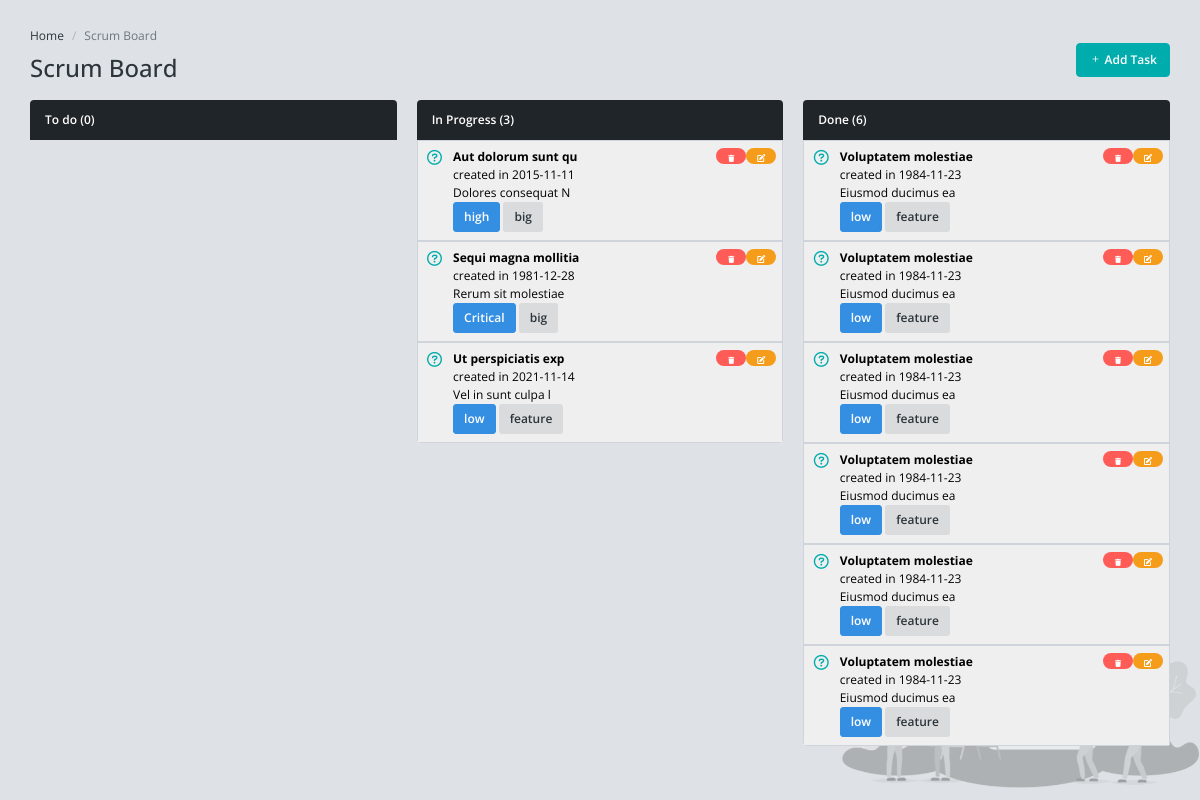
The page / on the database its author committed.
### tables this page shows
CREATE TABLE `tasks` (
  `id` int(11) NOT NULL,
  `title` varchar(255) NOT NULL,
  `id_type` int(11) NOT NULL,
  `id_priority` int(11) NOT NULL,
  `id_status` int(11) NOT NULL,
  `task_datetime` date NOT NULL,
  `description` text NOT NULL
);

CREATE TABLE `priorities` (
  `id_priorities` int(11) NOT NULL,
  `name` varchar(255) DEFAULT NULL
);

CREATE TABLE `type` (
  `id_type` int(11) NOT NULL,
  `name` varchar(255) DEFAULT NULL
);

### index.php (the view, shortened to what this page needs)
<?php
	include('scripts.php');
?>
<!DOCTYPE html>
<html lang="en" >
<head>
	<link href="assets/css/vendor.min.css" rel="stylesheet">
	<link href="assets/css/default/app.min.css" rel="stylesheet">
	<link href="assets/css/style.css" rel="stylesheet">
	<link rel="stylesheet" href="https://cdn.jsdelivr.net/npm/bootstrap-icons@1.5.0/font/bootstrap-icons.css" >
	<link rel="stylesheet" href="https://cdn.jsdelivr.net/npm/bootstrap-icons@1.5.0/font/bootstrap-icons.css" >
	<link rel="stylesheet" href="style.css">
</head>
<body>
	<div id="app" class="app-without-sidebar">
		<div id="content" class="app-content main-style">
			<div class="d-flex align-items-center justify-content-between">
				<div>
					<ol class=" breadcrumb">
						<li class=" breadcrumb-item"><a href="javascript:;">Home</a></li>
						<li class="breadcrumb-item active">Scrum Board </li>
					</ol>
					<h1 class="page-header ">
						Scrum Board
					</h1>
				</div>
				<div class="col- float-end">
					<button  id="buttonAddTask" class="btn btn-success" onclick="createTask()" data-bs-toggle="modal" data-bs-target="#Modal">
						<i class="bi bi-plus"></i> Add Task</button>
				</div>
			</div>
			<div class="row">
					<div class="col-xl-4 col-lg-6">
					<div class="panel panel-inverse">
						<div class="panel-heading">
							<h4 class="panel-title">To do <span id="to-do-tasks-count">(<?= counter(1);?>)</span></h4>
						</div>
					</div>
				</div>
					<div class="col-xl-4 col-lg-6">
					<div class="panel panel-inverse">
						<div class="panel-heading">
							<h4 class="panel-title">In Progress <span id="in-progress-tasks-count">(<?= counter(2);?>)</span></h4>
						</div>
						<div class="list-group list-group-flush rounded-bottom overflow-hidden panel-body p-0" id="in-progress-tasks">
							<?php
								$resultInProgress = getTasks($conn , "In Progress");
								?>
							<?php
								if (isset($resultInProgress)) {
									 while($task = mysqli_fetch_assoc($resultInProgress)){ ?>
									 <button class="border d-flex py-2 task w-100">
												<div class="col-sm-1 pe-2">
													<i class="fa-regular fa-circle-question fa-lg pt-2 text-success"></i>
												</div>
												<div class="col-sm-11 text-start ">
													<div class="d-flex justify-content-between">
													<div class="fw-bolder "><?php echo $task["title"] ?></div>
													<div>
														<a href="update.php?updateId=<?php echo $task['id'] ?>" class="btn btn-xs btn-icon btn-warning float-end w-30px" >
														<i class="fa-solid fa-pen-to-square "></i></a>
														<a href="scripts.php?id=<?php  echo $task['id']?>" class="btn btn-xs btn-icon btn-danger float-end w-30px" id="supprimer" onclick=" return deleteTask()">
														<i class="fa-solid fa-trash fa-sm" id = "supprimerIcon"  ></i></a>
													</div>
													</div>
													<div class="">
														<div class="">created in <?php echo $task["task_datetime"] ?></div>
														<div class="text-Des" title=""><?php echo $task["description"]?></div>
													</div>
													<div class="">
														<span class="btn btn-primary btn-sm"><?php echo $task["priorities_name"]?></span>
														<span class="btn bg-light-600 btn-sm"><?php echo $task["type_name"]?></span>
													</div>
												</div>
										</button>
									<?php } }
									?>
						</div>
					</div>
				</div>
				 	<div class="col-xl-4 col-lg-6">
					<div class="panel panel-inverse">
						<div class="panel-heading">
							<h4 class="panel-title">Done <span id="done-tasks-count">(<?= counter(3);?>)</span></h4>
						</div>
						<div class="list-group list-group-flush rounded-bottom overflow-hidden panel-body p-0" id="done-tasks">
							<?php
								$resultDone = getTasks($conn , "Done");  ?>
								<?php
								if (isset($resultDone)) {
								 while($task = mysqli_fetch_assoc($resultDone)){ ?>
								 <button class="border d-flex py-2 task w-100">
												<div class="col-sm-1 pe-2">
													<i class="fa-regular fa-circle-question fa-lg pt-2 text-success"></i>
												</div>
												<div class="col-sm-11 text-start ">
													<div class="d-flex justify-content-between">
													<div class="fw-bolder "><?php echo $task["title"] ?></div>
													<div>
														<a href="update.php?updateId=<?php echo $task['id'] ?>" class="btn btn-xs btn-icon btn-warning float-end w-30px" >
														<i class="fa-solid fa-pen-to-square "></i></a>
														<a href="scripts.php?id=<?php  echo $task['id']?>" class="btn btn-xs btn-icon btn-danger float-end w-30px" id="supprimer" onclick=" return deleteTask()"a>
														<i class="fa-solid fa-trash fa-sm " id="supprimerIcon"  ></i></a>
													</div>
													</div>
													<div class="">
														<div class="">created in <?php echo $task["task_datetime"] ?></div>
														<div class="text-Des" title=""><?php echo $task["description"]?></div>
													</div>
													<div class="">
														<span class="btn btn-primary btn-sm"><?php echo $task["priorities_name"]?></span>
														<span class="btn bg-light-600 btn-sm"><?php echo $task["type_name"]?></span>
													</div>
												</div>
										</button>
								<?php } }?>
						</div>
					</div>
				</div>
			</div>
		</div>
		</div>
</body>
</html>

### scripts.php (shortened to what this page needs)
<?php
    require('database.php');
    function counter($countStatus){
        global $conn;
        $sql = "SELECT * FROM tasks where id_status = $countStatus";
        $result = mysqli_query($conn,$sql);
        $res = mysqli_fetch_all($result,MYSQLI_ASSOC);
        echo count($res);
    }
    function getTasks($conn , $typeStatuses)
    {
        mysqli_stat($conn);
        $sql="SELECT id,title, type.name type_name ,priorities.name priorities_name, statuses.name statuses_name,task_datetime, description FROM tasks
        INNER JOIN type on tasks.id_type=type.id_type
        INNER JOIN priorities on tasks.id_priority=priorities.id_priorities
        INNER JOIN statuses on tasks.id_status=statuses.id_statuses WHERE statuses.name='$typeStatuses' order by id";
        $result = mysqli_query($conn,$sql);
        if(mysqli_num_rows($result)>0){
          return $result;
        }
    }
?>

### assets/css/style.css (style rules this page uses)
.main-style { min-height: 100vh; background: url(../img/cover/cover-scrum-board.png) no-repeat fixed; background-size: 360px; background-position: right bottom; }
.text-Des { overflow: hidden; text-overflow: ellipsis; display: -webkit-box; -webkit-line-clamp: 1; -webkit-box-orient: vertical; }
a { color: black; text-decoration: none; }

### rows shown on the page
tasks: title "Aut dolorum sunt qu", task_datetime "2015-11-11", description "Dolores consequat N", id_priority.name "high", id_type.name "big"
tasks: title "Sequi magna mollitia", task_datetime "1981-12-28", description "Rerum sit molestiae", id_priority.name "Critical", id_type.name "big"
tasks: title "Ut perspiciatis exp", task_datetime "2021-11-14", description "Vel in sunt culpa l", id_priority.name "low", id_type.name "feature"
tasks: title "Voluptatem molestiae", task_datetime "1984-11-23", description "Eiusmod ducimus ea", id_priority.name "low", id_type.name "feature"
tasks: title "Voluptatem molestiae", task_datetime "1984-11-23", description "Eiusmod ducimus ea", id_priority.name "low", id_type.name "feature"
tasks: title "Voluptatem molestiae", task_datetime "1984-11-23", description "Eiusmod ducimus ea", id_priority.name "low", id_type.name "feature"
tasks: title "Voluptatem molestiae", task_datetime "1984-11-23", description "Eiusmod ducimus ea", id_priority.name "low", id_type.name "feature"
tasks: title "Voluptatem molestiae", task_datetime "1984-11-23", description "Eiusmod ducimus ea", id_priority.name "low", id_type.name "feature"
tasks: title "Voluptatem molestiae", task_datetime "1984-11-23", description "Eiusmod ducimus ea", id_priority.name "low", id_type.name "feature"

### other values the page prints
count($res) "0 3 6"
